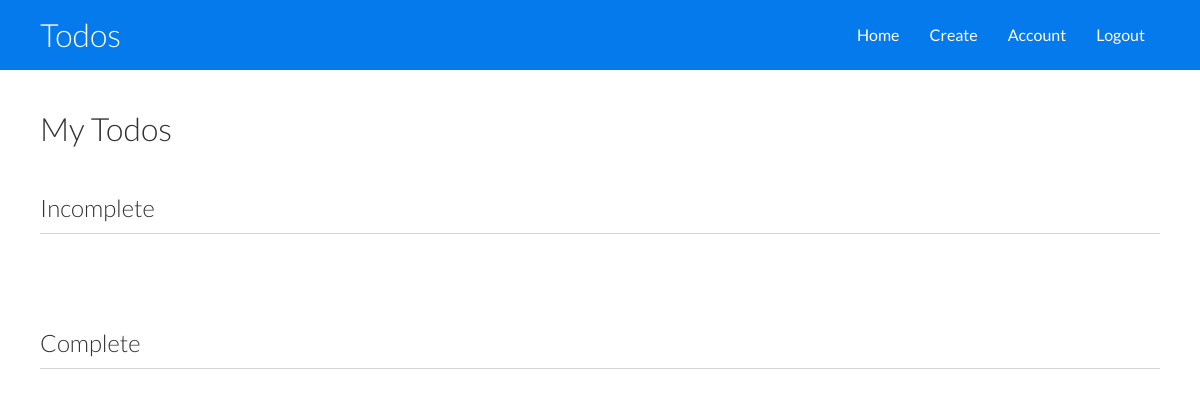
Page /dashboard (signed in) on the earlier database version.
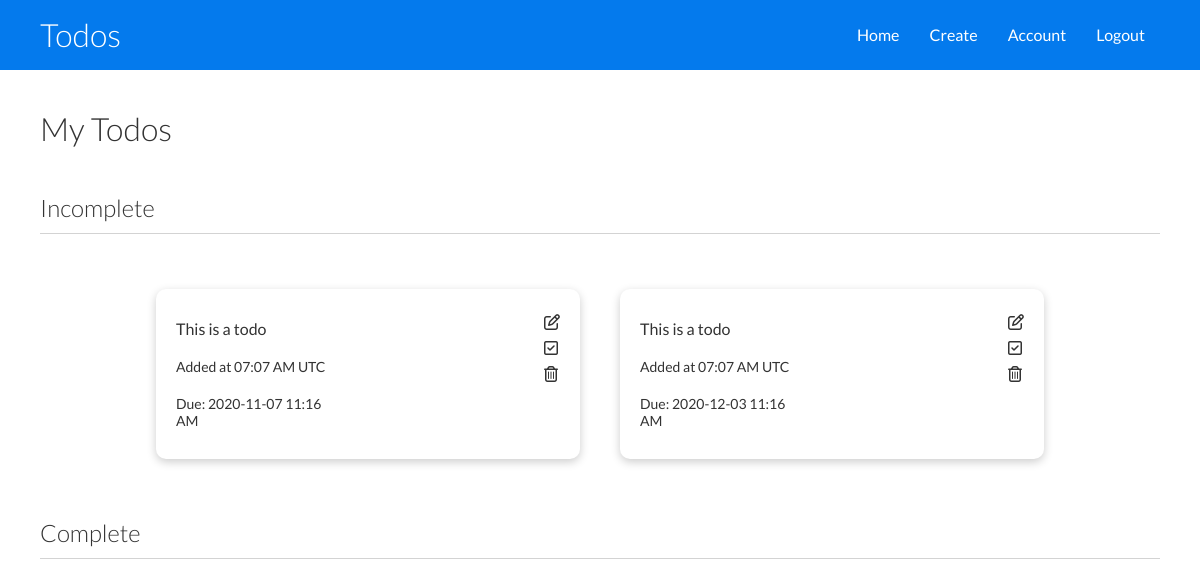
Same page on the later database version.
### app.py (models this page shows)
class Todo(db.Model):
    id = db.Column(db.Integer, primary_key=True)
    todo = db.Column(db.String(130), nullable=False)
    complete = db.Column(db.Boolean)
    due_date = db.Column(db.DateTime)
    todo_time = db.Column(db.DateTime, nullable=False, default=datetime.datetime.utcnow())
    user_id = db.Column(db.Integer, db.ForeignKey('user.id'), nullable=False)

### app.py (the view)
@app.route('/dashboard', methods=['GET', 'POST'])
@login_required
def dashboard():
    incomplete_todos = Todo.query.filter_by(writer=current_user, complete=False).all()
    complete_todos = Todo.query.filter_by(writer=current_user, complete=True).all()
    for i in incomplete_todos:
        if datetime.datetime.now() >= i.due_date and i.complete == False:
            flash(f'Overdue todos: "{i.todo}"')
    return render_template('dashboard.html', incomplete_todos=incomplete_todos, complete_todos=complete_todos, datetime=datetime.datetime.now())

### app.py (called while the page is built)
@login_manager.user_loader
def load_user(user_id):
    return User.query.get(int(user_id))

@app.before_request
def make_session_permanent():
    session.permanent = True

### templates/dashboard.html (shortened to what this page needs)
<!DOCTYPE html>
<html lang="en">
<head>
	<link rel='stylesheet' href="{{ url_for('static', filename='dashboard.css')}}">
</head>
<body>
	<div class='navbar'>
		<div class="container flex">
			<h1 class='logo'>Todos</h1>
			<nav>
				<ul>
					<li><a href='/dashboard'>Home</a></li>
					<li><a href="/new-todo">Create</a></li>
					<li><a href="/my-account">Account</a></li>
					<li><a href='/logout'>Logout</a></li>
				</ul>
			</nav>
		</div>
	</div>
	<div class='todos'>
		<div class='container'>
			<h1>My Todos</h1><br>
			<div class='incomplete-todos'>
				<h2>Incomplete</h2>
				<hr>
				<br>
				<div class='all-todos'>
					{% for todo in incomplete_todos %}
						<div class='todo card'>
							<div class='todo-info'>
								<p>{{todo.todo}}</p>
								<p class='added-time'>Added at {{todo.todo_time.strftime('%I:%M %p')}} UTC</p>
								<p class='due-date'>Due: {{ todo.due_date.strftime('%Y-%m-%d %I:%M %p') }}</p>
							</div><br>
							<div class='icons'>
								{% if datetime >= todo.due_date %}
									<i class="fas fa-exclamation-circle important"></i>
									<a class='edit' href="{{ url_for('edit_todo', todo_id=todo.id)}}"><i class="far fa-edit"></i></a>
									<a class='complete' href="{{ url_for('complete_todo', todo_id=todo.id)}}"><i class="far fa-check-square"></i></a>
									<a class='delete' href="{{ url_for('delete_todo', todo_id=todo.id)}}"><i class="far fa-trash-alt"></i></a>
								{% else %}
									<a class='edit' href="{{ url_for('edit_todo', todo_id=todo.id)}}"><i class="far fa-edit"></i></a>
									<a class='complete' href="{{ url_for('complete_todo', todo_id=todo.id)}}"><i class="far fa-check-square"></i></a>
									<a class='delete' href="{{ url_for('delete_todo', todo_id=todo.id)}}"><i class="far fa-trash-alt"></i></a>
								{% endif %}
							</div>
						</div>
					{% endfor %}
				</div>
			</div>
		</div>
		<div class='container'>
			<div class='complete-todos'>
				<h2>Complete</h2>
				<hr>
			</div>
		</div>
	</div>
</body>
</html>

### static/dashboard.css (style rules this page uses)
:root { --primary-color: #047aed; }
* { box-sizing: border-box; padding: 0; margin: 0; scroll-behavior: smooth; }
body { font-family: 'Lato', sans-serif; color: #333; line-height: 1.6; }
ul { list-style-type: none; }
a { text-decoration: none; color: #333; }
h1, h2 { font-weight: 300; line-height: 1.2; margin: 10px 0; }
p { margin: 10px 0; }
hr { height: 1px; border: 0; background-color: lightgray; margin-top: 10px; margin-bottom: 30px; }
.navbar { background-color: var(--primary-color); color: #fff; height: 70px; }
.navbar ul { display: flex; }
.navbar a { color: #fff; padding: 10px; margin: 0 5px; }
.navbar .flex { justify-content: space-between; }
.todos .container { margin-top: 30px; }
.all-todos { display: flex; flex-wrap: wrap; justify-content: center; align-self: center; }
.icons { display: flex; flex-direction: column; }
.todo-info { display: flex; flex-direction: column; line-height: normal; }
.todo-info > .added-time { font-size: 14px; }
.todo-info > .due-date { font-size: 14px; }
.todo .complete { margin-left: 200px; }
.todo .delete { margin-left: 200px; }
.todo .edit { margin-left: 200px; }
.container { max-width: 1200px; margin: 0 auto; overflow: auto; padding: 0 40px; }
.card { background-color: #fff; color: #333; border-radius: 10px; box-shadow: 0 3px 10px rgba(0,0,0, 0.2); padding: 20px; margin-bottom: 20px; display: flex; width: 424px; margin-left: 20px; margin-right: 20px; }
.flex { display: flex; justify-content: space-center; align-items: center; height: 100%; }

Differences in the rows shown:
added Todo: todo "This is a todo", todo_time "07:07 AM", due_date "2020-11-07 11:16 AM"
added Todo: todo "This is a todo", todo_time "07:07 AM", due_date "2020-12-03 11:16 AM"
